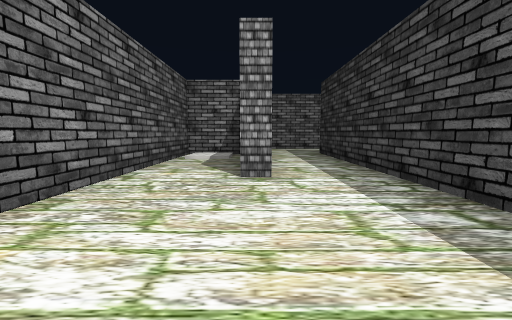
view 1 (above)

24 first-person views from a walk through a Unity game level. The camera is 1.4 m above the floor, tilts 6° down and sees 90° across. The floor is counted in squares, 2 m on a side. Each view is taken from the middle of a square. On the plan, view 1 faces up. The plan holds only what a view shows up to about 9 squares ahead; the rest is blank. The place goes on beyond the plan. The player is left out. Some surface patterns are stand-ins.

view 2
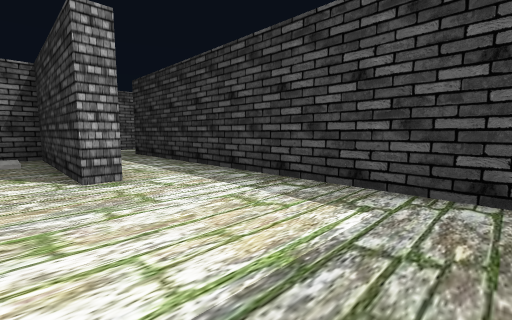

view 3
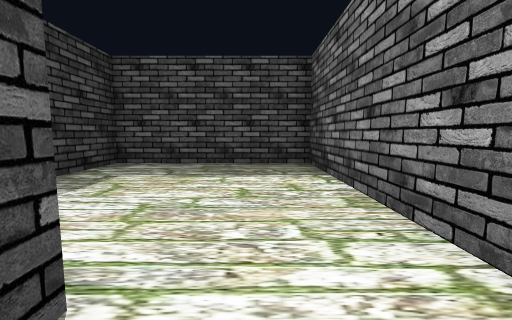

view 4
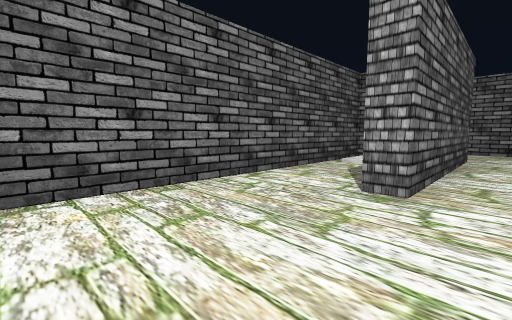

view 5
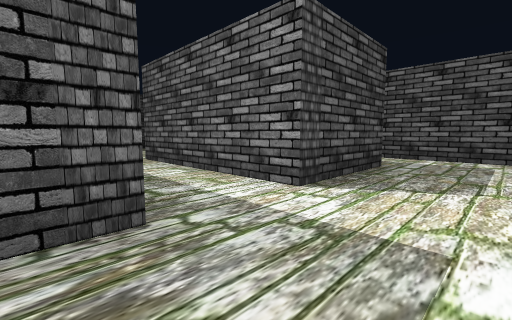

view 6
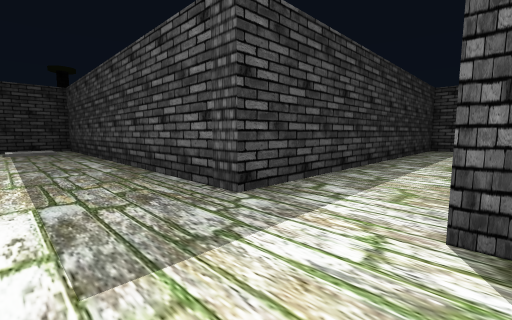

view 7
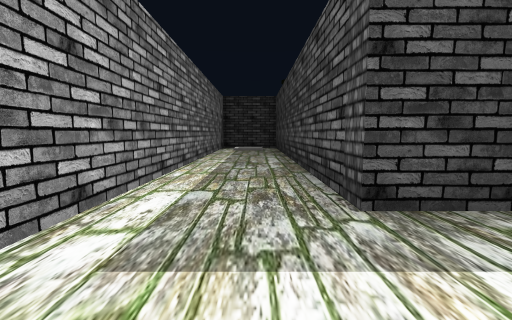

view 8
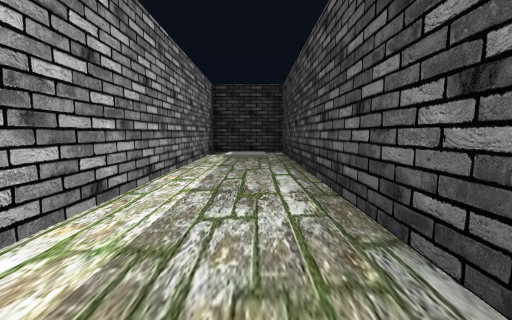

view 9
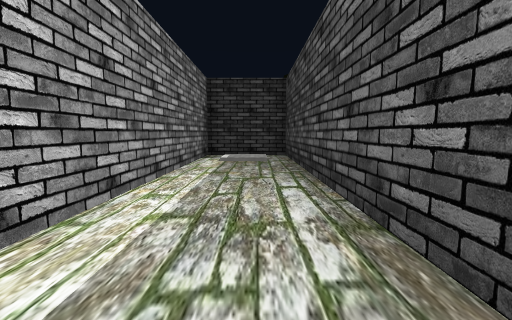

view 10
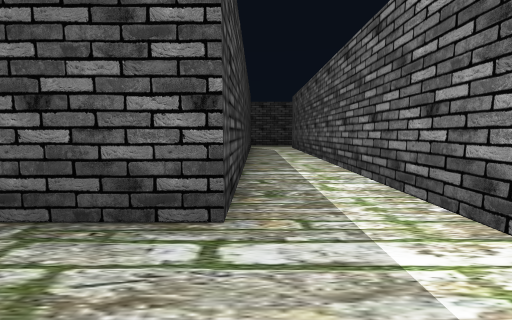

view 11
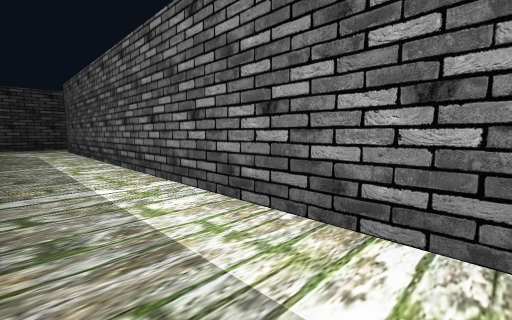

view 12
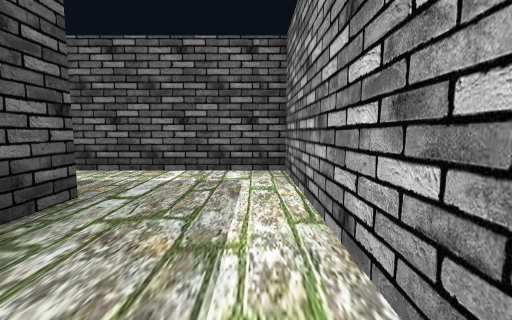

view 13
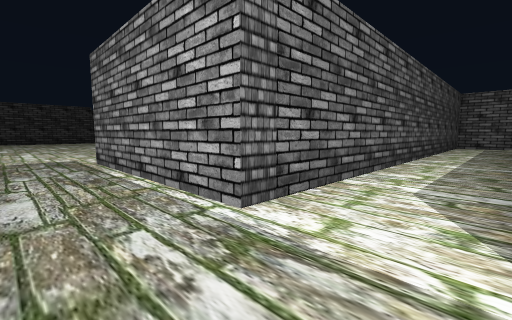

view 14
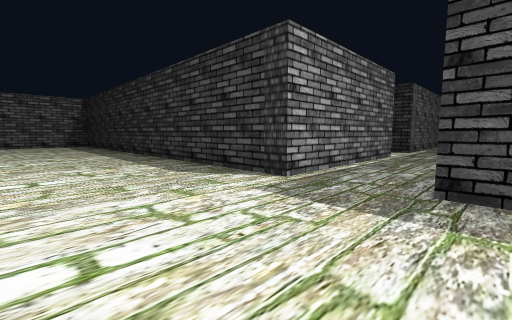

view 15
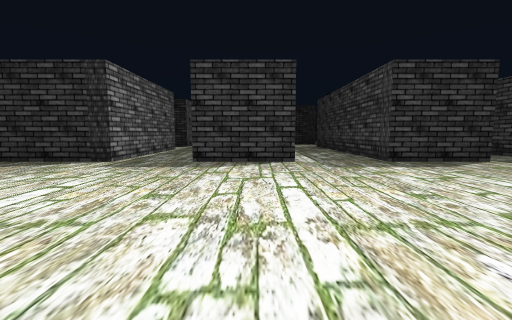

view 16
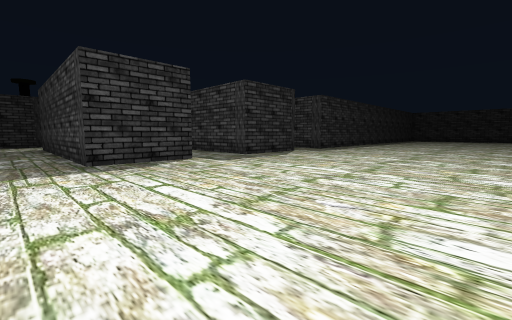

view 17
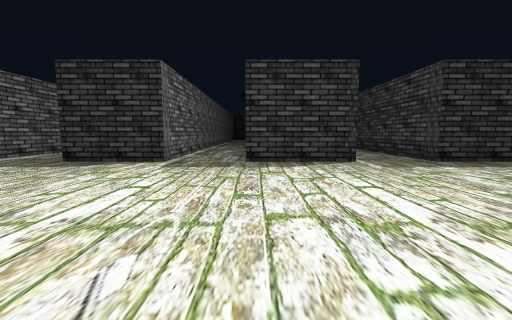

view 18
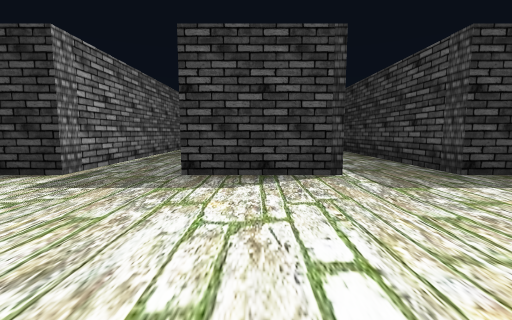

view 19
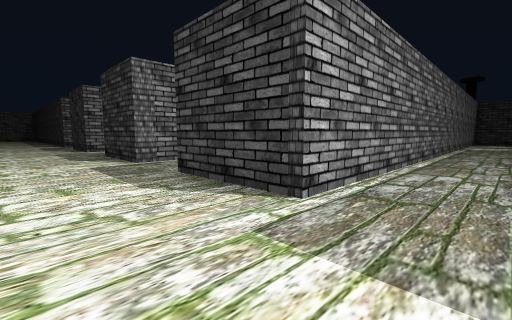

view 20
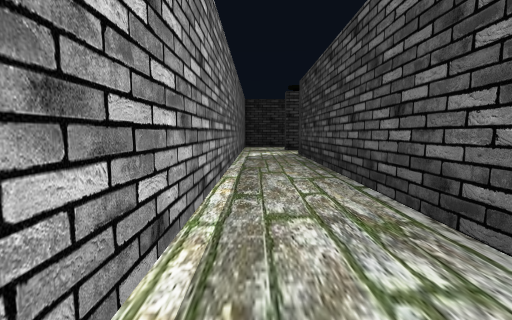

view 21
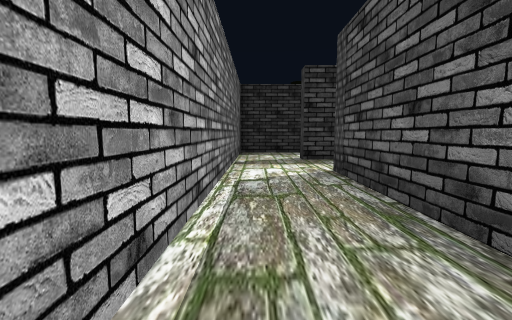

view 22
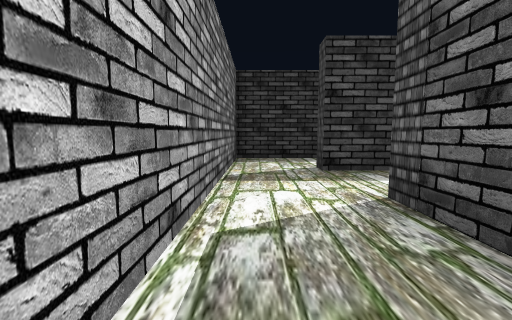

view 23
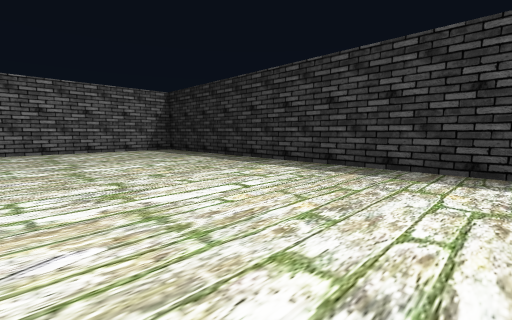

view 24
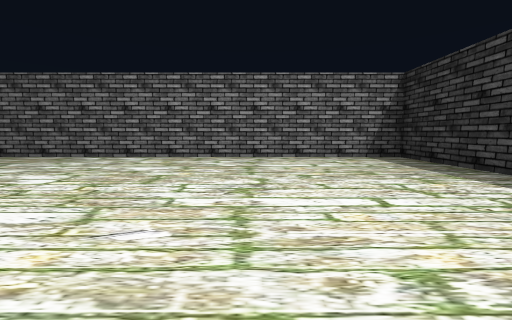

### Floor plan
Ten units are one square. View 1 is at (0, 0); x grows to the right and y downward. Boxes are objects, and circles mark ways between rooms. Rooms are numbered by the first view taken in them; rooms with no view inside come last. Other rooms are left out.
<svg viewBox="-221 -120 348 310">
<path fill="none" stroke="#000" d="M2 -41 -3 -41 -3 -85 -22 -85 -22 10 23 10 23 -45M23 -45 23 -90 122 -90 122 -115 -48 -115 -48 5M-28 -28 -28 -90 2 -90 2 -41M-97 60 -97 34M-69 60 -90 60M-48 5 -48 15 -97 15 -97 -115 -216 -115M-49 108 -97 108 -97 83 -45 83M-97 185 -97 175 28 175M47 185 47 173 52 173M72 178 72 155 -97 155 -97 128 -75 128"/>
<circle cx="10" cy="-50" r="3" fill="#2a7"/>
<circle cx="-40" cy="0" r="3" fill="#2a7"/>
<text x="-10" y="-30">1</text>
<text x="10" y="-90">2</text>
<text x="-130" y="50">3</text>
</svg>
Room 1 opens to room 2. Room 2 opens to room 3.

Where each view was taken, in squares from view 1:
view 1: 0 up, 0 right, facing up
view 2: 0 up, 1 left, facing up-right
view 3: 5 up, 1 left, facing down
view 4: 1 up, 1 right, facing up-left
view 5: 11 up, 3 right, facing down-left
view 6: 11 up, 0 right, facing down-right
view 7: 10 up, 0 right, facing right
view 8: 10 up, 3 right, facing right
view 9: 10 up, 4 right, facing right
view 10: 11 up, 3 left, facing down
view 11: 10 up, 3 left, facing down-left
view 12: 11 up, 0 right, facing left
view 13: 3 down, 3 left, facing up-left
view 14: 4 down, 13 left, facing up-right
view 15: 5 down, 16 left, facing right
view 16: 7 down, 16 left, facing down-right
view 17: 13 down, 16 left, facing right
view 18: 14 down, 14 left, facing right
view 19: 17 down, 12 left, facing up-right
view 20: 16 down, 6 left, facing right
view 21: 16 down, 2 left, facing right
view 22: 16 down, 0 right, facing right
view 23: 1 up, 15 left, facing up-right
view 24: 4 up, 14 left, facing up
